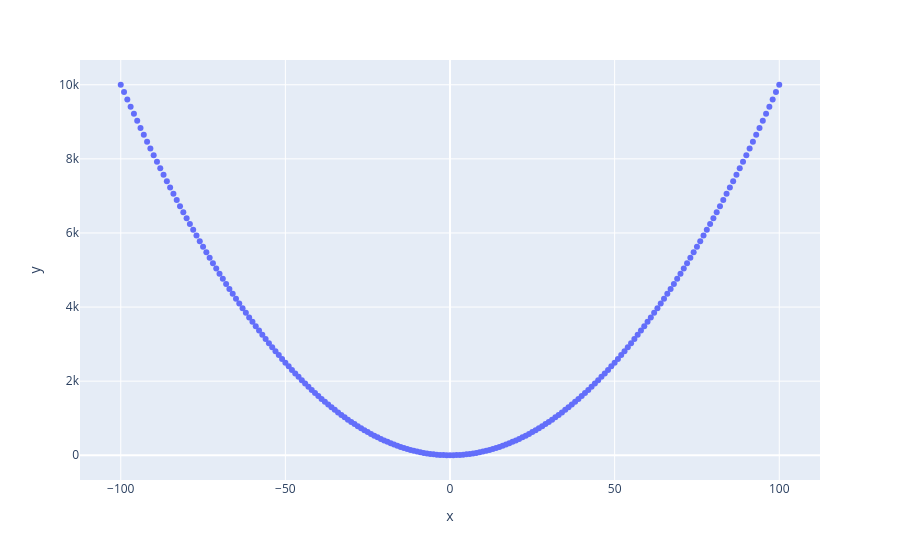

Notebook code cell kept with this figure:
### Markdown cell above
## Section 2: Gradient of curves

### Code cell
x = torch.arange(-100, 100+1, 1)
y = x ** 2

px.scatter(x=x, y=y)

### Figure 1 — Plotly figure (JSON) as saved in the notebook; plotly's stock layout.template omitted (floating-point values rounded to 4 significant figures; data arrays with more than 128 entries replaced by an {"elided": "..."} marker saying what was removed)
{"data": [{"hovertemplate": "x=%{x}<br>y=%{y}<extra></extra>", "legendgroup": "", "marker": {"color": "#636efa", "symbol": "circle"}, "mode": "markers", "name": "", "orientation": "v", "showlegend": false, "type": "scatter", "x": {"elided": "201 int values"}, "xaxis": "x", "y": {"elided": "201 int values"}, "yaxis": "y"}], "layout": {"legend": {"tracegroupgap": 0}, "margin": {"t": 60}, "xaxis": {"anchor": "y", "domain": [0, 1], "title": {"text": "x"}}, "yaxis": {"anchor": "x", "domain": [0, 1], "title": {"text": "y"}}}}
